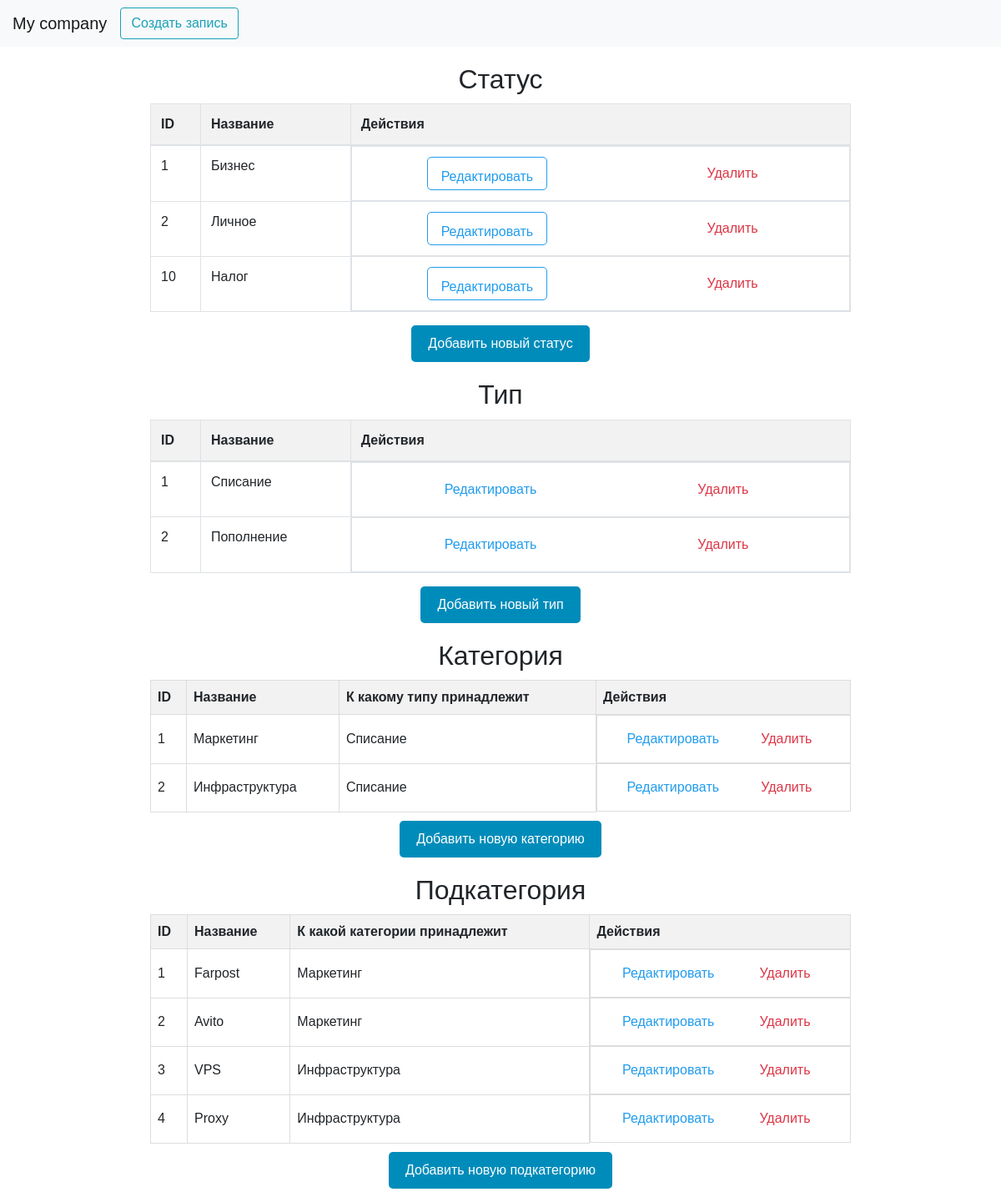
The page /guide/ on the database its author committed.
### ddsBD/models.py (models this page shows, shortened)
class Status(models.Model):
    name=models.CharField(max_length=128,unique=True, verbose_name="Название статуса")
    class Meta:
        verbose_name='Статус'
        verbose_name_plural='Статусы'

class Type(models.Model):
    name = models.CharField(max_length=128, unique= True, verbose_name="Название типа")
    class Meta:
        verbose_name = 'Тип'
        verbose_name_plural = 'Типы'
    def __str__(self):
        return self.name

class Category(models.Model):
    name=models.CharField(max_length=128, unique=True, verbose_name="Название категории")
    typedds=models.ForeignKey(Type, on_delete=models.CASCADE, verbose_name="К какому типу привязана")
    class Meta:
        verbose_name = 'Категория'
        verbose_name_plural = 'Категории'
    def __str__(self):
        return self.name

class SubCategory(models.Model):
    name=models.CharField(max_length=128, verbose_name="Название подкатегории")
    category=models.ForeignKey(Category, on_delete=models.CASCADE, verbose_name="К какой категории относится")
    class Meta:
        verbose_name='Подкатегория'
        verbose_name_plural = 'Подкатегории'

### ddsBD/views.py (the view)
# urls.py: path('guide/',guide,name='guide'),
def guide(request):
    status_data = Status.objects.all()
    type_data = Type.objects.all()
    category_data = Category.objects.all()
    subcategory_data = SubCategory.objects.all()
    context = {
        'status_data': status_data,
        'type_data': type_data,
        'category_data': category_data,
        'subcategory_data': subcategory_data,
    }
    return render(request,'guide.html',context)

### ddsBD/templates/guide.html (shortened to what this page needs)
{% load static %}
<!DOCTYPE html>
<html lang="en">
<head>
    <link rel="stylesheet" href="https://stackpath.bootstrapcdn.com/bootstrap/4.5.2/css/bootstrap.min.css">
    <link rel="stylesheet" href="{% static 'css/guide.css'%}">
</head>
<body>
    <nav class="navbar navbar-expand-lg navbar-light bg-light">
        <a class="navbar-brand" href="{% url 'index' %}">My company</a>
        <div class="collapse navbar-collapse justify-content-start" id="navbarNav">
            <a href="{% url 'create'%}" class="btn btn-outline-info mr-2" role="button">Создать запись</a>
        </div>
    </nav>
<h2>Статус</h2>
<table id="statusTable" class="table table-bordered">
    <thead>
        <tr>
            <th>ID</th>
            <th>Название</th>
            <th>Действия</th>
        </tr>
    </thead>
    <tbody>
        {% for status in status_data %}
        <tr data-status-id="{{ status.id }}">
            <td>{{status.id}}</td>
            <td class="status-name">{{status.name}}</td>
            <td class="button-container">
                <a href="#" class="btn btn-outline-info mr-2 edit-button" role="button">Редактировать</a>
                <button class="btn btn-outline-danger ml-2 delete-button">Удалить</button>
            </td>
        </tr>
        {% endfor %}
    </tbody>
</table>
<button class="add-status-button">Добавить новый статус</button>
    <h2>Тип</h2>
    <table id="typeTable" class="table table-bordered">
        <thead>
            <tr>
                <th>ID</th>
                <th>Название</th>
                <th>Действия</th>
            </tr>
        </thead>
        <tbody>
            {% for typedds in type_data%}
            <tr data-type-id="{{ typedds.id }}">
                <td>{{typedds.id}}</td>
                <td class="type-name">{{typedds.name}}</td>
                <td class="button-container">
                    <button class="btn btn-outline-info mr-2 edit-button">Редактировать</button>
                    <button class="btn btn-outline-danger ml-2 delete-type-button">Удалить</button>
                </td>
            </tr>
            {% endfor %}
        </tbody>
    </table>
    <button class="add-type-button">Добавить новый тип</button>
<h2>Категория</h2>
    <table id="category-table-body">
        <thead>
            <tr>
                <th>ID</th>
                <th>Название</th>
                <th>К какому типу принадлежит</th>
                <th>Действия</th>
            </tr>
        </thead>
        <tbody>
            {% for category in category_data %}
            <tr data-id="{{ category.id }}">
                <td>{{ category.id }}</td>
                <td class="name-column">{{ category.name }}</td>
                <td class="type-column">{{ category.typedds }}</td>
                <td class="button-container">
                    <button class="btn btn-outline-info mr-2 edit-button">Редактировать</button>
                    <button class="btn btn-outline-danger ml-2 delete-category-button">Удалить</button>
                </td>
            </tr>
            {% endfor %}
        </tbody>
    </table>
    <button class="add-category-button">Добавить новую категорию</button>
    <h2>Подкатегория</h2>
    <table id="subcategory-table-body">
        <thead>
            <tr>
                <th>ID</th>
                <th>Название</th>
                <th>К какой категории принадлежит</th>
                <th>Действия</th>
            </tr>
        </thead>
        <tbody>
            {% for subcategory in subcategory_data%}
            <tr data-id="{{ subcategory.id }}">
                <td>{{subcategory.id}}</td>
                <td class="name-column">{{ subcategory.name }}</td>
                <td class="category-column">{{ subcategory.category }}</td>
                <td class="button-container">
                    <button class="btn btn-outline-info mr-2 edit-button">Редактировать</button>
                    <button class="btn btn-outline-danger ml-2 delete-subcategory-button">Удалить</button>
                </td>
            </tr>
            {% endfor %}
        </tbody>
    </table>
    <button class="add-subcategory-button">Добавить новую подкатегорию</button>
</body>
</html>

### static/css/guide.css (style rules this page uses)
body { font-family: sans-serif; margin: 0; }
.navbar { margin-bottom: 20px; padding-left: 15px; padding-right: 15px; }
h2 { text-align: center; margin-bottom: 10px; margin-top: 20px; }
table { width: 70%; margin: 0 auto; border-collapse: collapse; margin-bottom: 10px; }
th, td { border: 1px solid #ddd; padding: 8px; text-align: left; }
th { background-color: #f2f2f2; }
#statusTable { table-layout: fixed; width: 70%; }
#statusTable th, #statusTable td { text-align: left; }
#statusTable th:first-child, #statusTable td:first-child { width: 10%; }
#statusTable th:nth-child(2), #statusTable td:nth-child(2) { width: 30%; }
#statusTable th:nth-child(3), #statusTable td:nth-child(3) { width: 100%; }
#statusTable td { white-space: nowrap; overflow: hidden; text-overflow: ellipsis; }
#typeTable { table-layout: fixed; width: 70%; }
#typeTable th, #typeTable td { text-align: left; }
#typeTable th:first-child, #typeTable td:first-child { width: 10%; }
#typeTable th:nth-child(2), #typeTable td:nth-child(2) { width: 30%; }
#typeTable th:nth-child(3), #typeTable td:nth-child(3) { width: 100%; }
#typeTable td { white-space: nowrap; overflow: hidden; text-overflow: ellipsis; }
.button-container { display: flex; justify-content: space-around; width: 100%; }
.button-container button { padding: 5px 10px; border: none; cursor: pointer; border-radius: 5px; width: 100px; }
.edit-button { border: 1px solid #209cee; border-radius: 5px; padding: 8px 16px; background-color: #fff; color: #209cee; text-decoration: none; transition: background-color 0.3s ease, color 0.3s ease; height: 40px; line-height: 30px; }
.add-category-button { background-color: #008CBA; color: white; padding: 10px 20px; border: none; cursor: pointer; border-radius: 5px; margin-top: 10px; display: block; margin-left: auto; margin-right: auto; width: fit-content; padding-bottom: 10px; }
.add-status-button { background-color: #008CBA; color: white; padding: 10px 20px; border: none; cursor: pointer; border-radius: 5px; margin-top: 10px; display: block; margin-left: auto; margin-right: auto; width: fit-content; padding-bottom: 10px; }
.add-type-button { background-color: #008CBA; color: white; padding: 10px 20px; border: none; cursor: pointer; border-radius: 5px; margin-top: 10px; display: block; margin-left: auto; margin-right: auto; width: fit-content; padding-bottom: 10px; }
.add-subcategory-button { background-color: #008CBA; color: white; padding: 10px 20px; border: none; cursor: pointer; border-radius: 5px; margin-top: 10px; display: block; margin-left: auto; margin-right: auto; width: fit-content; padding-bottom: 10px; margin-bottom: 10px; }

### rows shown on the page
Status: id "1", name "Бизнес"
Status: id "2", name "Личное"
Status: id "10", name "Налог"
Type: id "1", name "Списание"
Type: id "2", name "Пополнение"
Category: id "1", name "Маркетинг", typedds "Списание"
Category: id "2", name "Инфраструктура", typedds "Списание"
SubCategory: id "1", name "Farpost", category "Маркетинг"
SubCategory: id "2", name "Avito", category "Маркетинг"
SubCategory: id "3", name "VPS", category "Инфраструктура"
SubCategory: id "4", name "Proxy", category "Инфраструктура"
